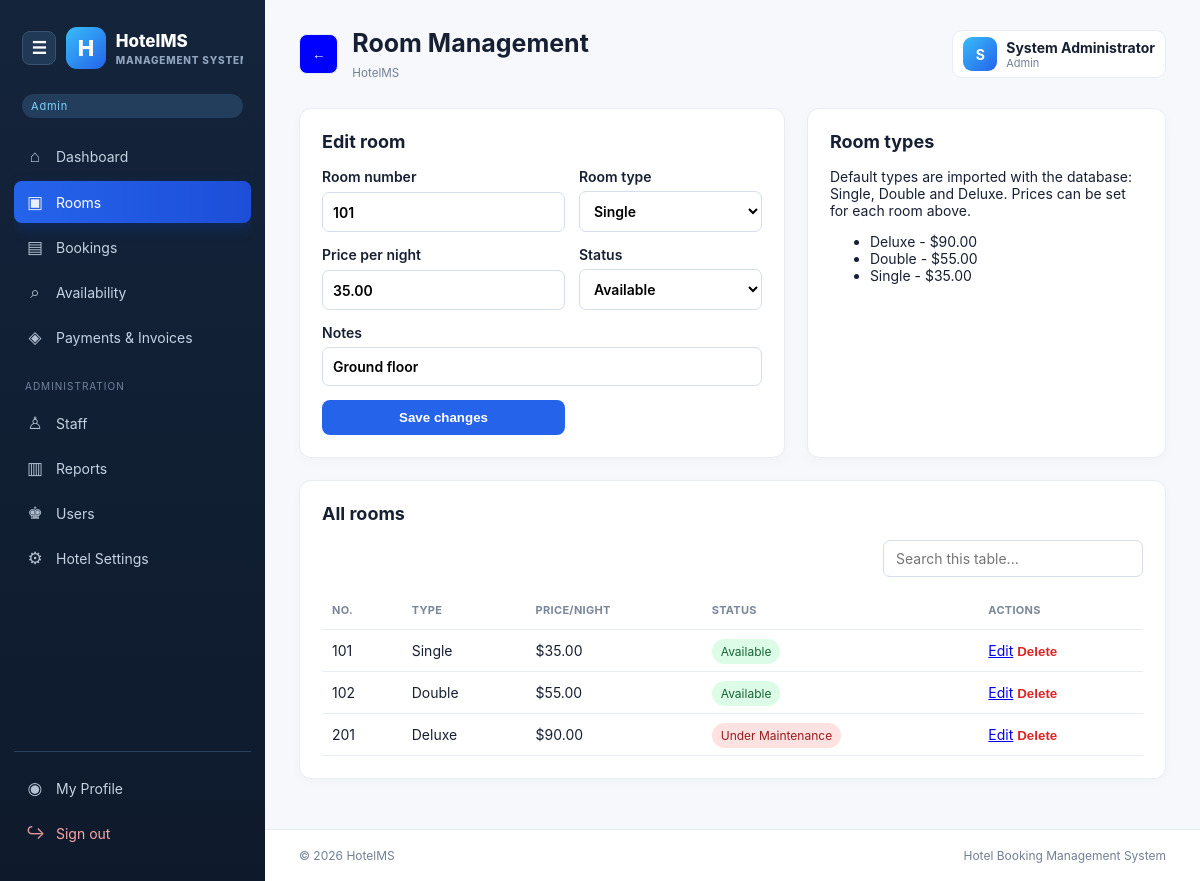
Page /rooms.php?edit=1 (signed in) on the committed database.
### tables this page shows
CREATE TABLE hotel_settings (
  id TINYINT PRIMARY KEY, hotel_name VARCHAR(120) NOT NULL DEFAULT 'HotelMS',
  hotel_email VARCHAR(120) NULL, hotel_phone VARCHAR(30) NULL, hotel_address VARCHAR(255) NULL,
  logo_path VARCHAR(255) NULL, updated_at TIMESTAMP DEFAULT CURRENT_TIMESTAMP ON UPDATE CURRENT_TIMESTAMP
);

CREATE TABLE rooms (
  id INT AUTO_INCREMENT PRIMARY KEY, room_number VARCHAR(20) NOT NULL UNIQUE,
  room_type_id INT NOT NULL, price DECIMAL(10,2) NOT NULL,
  status ENUM('Available','Booked','Under Maintenance') NOT NULL DEFAULT 'Available',
  notes VARCHAR(255) NULL, FOREIGN KEY (room_type_id) REFERENCES room_types(id) ON DELETE RESTRICT
);

CREATE TABLE room_types (
  id INT AUTO_INCREMENT PRIMARY KEY, name VARCHAR(60) NOT NULL UNIQUE,
  description TEXT NULL, base_price DECIMAL(10,2) NOT NULL DEFAULT 0
);

### includes/config.php (called while the page is built, shortened)
<?php
try {
    $pdo = new PDO('mysql:host=' . DB_HOST . ';dbname=' . DB_NAME . ';charset=utf8mb4', DB_USER, DB_PASS, [PDO::ATTR_ERRMODE => PDO::ERRMODE_EXCEPTION]);
} catch (PDOException $e) {
    die('Database connection failed. Import database/hotel_management.sql and update includes/config.php if your MySQL password is different.');
}
function e($value)
{
    return htmlspecialchars((string)$value, ENT_QUOTES, 'UTF-8');
}
function is_admin()
{
    return ($_SESSION['user']['role'] ?? '') === 'admin';
}
function hotel_settings()
{
    global $pdo;
    static $settings = null;
    if ($settings === null) {
        $row = $pdo->query('SELECT * FROM hotel_settings WHERE id=1')->fetch(PDO::FETCH_ASSOC);
        $settings = $row ?: ['hotel_name' => 'HotelMS', 'logo_path' => null, 'hotel_email' => null, 'hotel_phone' => null, 'hotel_address' => null];
    } return $settings;
}
function nav_active($page)
{
    return basename($_SERVER['PHP_SELF']) === $page ? 'active' : '';
}

### rooms.php (the view, shortened to what this page needs)
<?php
$page_title = 'Room Management';
require 'includes/header.php';
$types = $pdo->query('SELECT * FROM room_types ORDER BY name')->fetchAll();
$rooms = $pdo->query('SELECT r.*,t.name type_name FROM rooms r JOIN room_types t ON t.id=r.room_type_id ORDER BY r.room_number')->fetchAll();
$edit = null;
if (isset($_GET['edit'])) {
    $s = $pdo->prepare('SELECT * FROM rooms WHERE id=?');
    $s->execute([$_GET['edit']]);
    $edit = $s->fetch();
} ?>
<div class="grid-2">
    <section class="panel">
        <h2>
            <?= $edit ? 'Edit room' : 'Add room' ?>
        </h2>
        <form method="post" class="form-grid">
<label>
            Room number
            <input required name="room_number" value="<?=e($edit['room_number'] ?? '')?>">
            </label>
<label>
            Room type
            <select required name="room_type_id">
                    <?php foreach ($types as $t):?>
                        <option value="<?=$t['id']?>" <?=($edit['room_type_id'] ?? '') == $t['id'] ? 'selected' : ''?>>
                            <?=e($t['name'])?>
                        </option>
                    <?php endforeach;?>
                </select>
            </label>
<label>
            Price per night
            <input required min="0" step="0.01" type="number" name="price" value="<?=e($edit['price'] ?? '')?>">
            </label>
<label>
            Status
            <select name="status">
                    <?php foreach (['Available', 'Booked', 'Under Maintenance'] as $x):?>
                        <option <?=$x == ($edit['status'] ?? 'Available') ? 'selected' : ''?>>
                            <?=$x?>
                        </option>
                    <?php endforeach;?>
                </select>
            </label>
<label class="full">
            Notes
            <input name="notes" value="<?=e($edit['notes'] ?? '')?>">
            </label>
            <button>
                <?= $edit ? 'Save changes' : 'Add room' ?>
            </button>
        </form>
    </section>
    <section class="panel">
        <h2>Room types</h2>
        <p>Default types are imported with the database: Single, Double and Deluxe. Prices can be set for each room above.</p>
        <ul>
            <?php foreach ($types as $t):?>
                <li>
                    <?=e($t['name'])?> - $<?=number_format($t['base_price'], 2)?>
                </li>
            <?php endforeach;?>
        </ul>
    </section>
</div>
<section class="panel">
    <h2>All rooms</h2>
    <table>
        <thead>
            <tr>
                <th>No.</th>
                <th>Type</th>
                <th>Price/night</th>
                <th>Status</th>
                <th>Actions</th>
            </tr>
        </thead>
        <tbody>
            <?php foreach ($rooms as $r):?>
                <tr>
                    <td>
                        <?=e($r['room_number'])?>
                    </td>
                    <td>
                        <?=e($r['type_name'])?>
                    </td>
                    <td>$<?=number_format($r['price'], 2)?>
                    </td>
                    <td>
                        <span class="badge <?=strtolower(str_replace(' ', '-', $r['status']))?>">
                            <?=e($r['status'])?>
                        </span>
                    </td>
                    <td>
                        <a href="rooms.php?edit=<?=$r['id']?>">Edit</a>
                        <form class="inline" method="post">
                            <button class="link danger" data-confirm="Delete this room?" name="delete">Delete</button>
                        </form>
                    </td>
                </tr>
            <?php endforeach;?>
        </tbody>
    </table>
</section>
<?php require 'includes/footer.php'; ?>

### includes/header.php (shortened to what this page needs)
<?php
require_once __DIR__ . '/config.php';
$page_title = $page_title ?? 'Hotel Management';
$hotel = hotel_settings();
?>
<!doctype html>
<html lang="en">
    <head>
        <link rel="stylesheet" href="assets/css/style.css">
    </head>
    <body>
<aside class="sidebar" id="sidebar">
            <div class="brand-wrap">
                <button class="sidebar-toggle" id="menuToggle" aria-label="Toggle sidebar">☰</button>
                <?php if (!empty($hotel['logo_path'])): ?>
                <img class="hotel-logo" src="<?= e($hotel['logo_path']) ?>" alt="Hotel logo">
            <?php else: ?>
            <div class="logo-placeholder">H</div>
        <?php endif; ?>
        <div class="brand-text">
            <?= e($hotel['hotel_name']) ?>
            <small>Management System</small>
        </div>
    </div>
    <p class="role"><?= e($_SESSION['user']['role']) ?></p>
    <nav>
        <a class="<?= nav_active('dashboard.php') ?>" href="dashboard.php"><i>⌂</i><span>Dashboard</span></a>
        <a class="<?= nav_active('rooms.php') ?>" href="rooms.php"><i>▣</i><span>Rooms</span></a>
        <a class="<?= nav_active('bookings.php') ?>" href="bookings.php"><i>▤</i><span>Bookings</span></a>
        <a class="<?= nav_active('availability.php') ?>" href="availability.php"><i>⌕</i><span>Availability</span></a>
        <a class="<?= nav_active('payments.php') ?>" href="payments.php"><i>◈</i><span>Payments &amp; Invoices</span></a>
        <?php if (is_admin()): ?>
        <div class="nav-label">ADMINISTRATION</div>
        <a class="<?= nav_active('staff.php') ?>" href="staff.php"><i>♙</i><span>Staff</span></a>
        <a class="<?= nav_active('reports.php') ?>" href="reports.php"><i>▥</i><span>Reports</span></a>
        <a class="<?= nav_active('users.php') ?>" href="users.php"><i>♚</i><span>Users</span></a>
        <a class="<?= nav_active('hotel_settings.php') ?>" href="hotel_settings.php"><i>⚙</i><span>Hotel Settings</span></a>
    <?php endif; ?>
</nav>
<div class="sidebar-bottom">
    <a class="<?= nav_active('profile.php') ?>" href="profile.php"><i>◉</i><span>My Profile</span></a>
    <a class="logout" href="logout.php"><i>↪</i><span>Sign out</span></a>
</div>
</aside>
<main>
    <header class="topbar">
        <div class="top-left">
            <button class="back-button " type="button" onclick="history.back()" aria-label="Go back">←</button>
            <div>
                <h1><?= e($page_title) ?></h1>
                <small><?= e($hotel['hotel_name']) ?></small>
            </div>
        </div>
        <a class="profile-chip" href="profile.php">
            <div class="avatar"><?= e(strtoupper(substr($_SESSION['user']['full_name'], 0, 1))) ?></div>
            <div>
                <strong><?= e($_SESSION['user']['full_name']) ?></strong>
                <small><?= e($_SESSION['user']['role']) ?></small>
            </div>
        </a>
    </header>

### includes/footer.php (shortened to what this page needs)
</main>
<footer class="app-footer">
    <span>&copy; <?= date('Y') ?> <?= e(hotel_settings()['hotel_name']) ?></span>
    <span>Hotel Booking Management System</span>
</footer>
</body>
</html>

### rows in the picture
hotel_settings: hotel_name "HotelMS"
rooms: room_number "101", room_type_id "Single", price "35.00", status "Available", notes "Ground floor", room_type.name "Single"
room_types: name "Deluxe", base_price "90.00"
room_types: name "Double", base_price "55.00"
room_types: name "Single", base_price "35.00"
rooms: room_number "102", room_type.name "Double", price "55.00", status "Available"
rooms: room_number "201", room_type.name "Deluxe", price "90.00", status "Under Maintenance"

### other values in the picture
$_SESSION['user']['role'] "Admin"
$page_title "Room Management"
substr($_SESSION['user']['full_name'], 0, 1) "S"
$_SESSION['user']['full_name'] "System Administrator"
